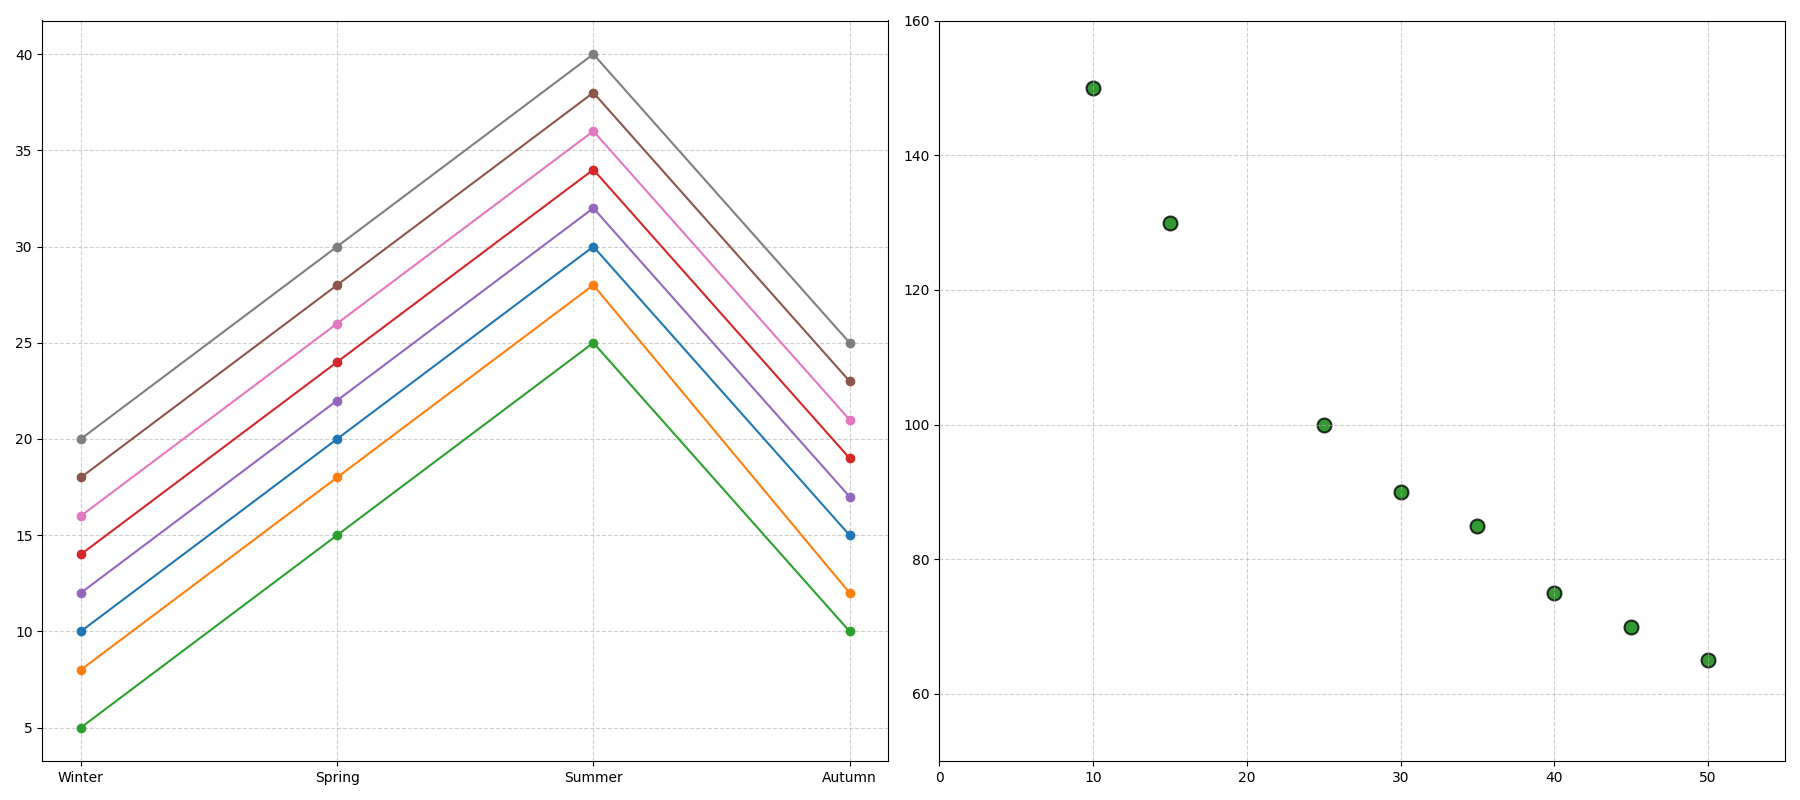

Source code (Python):
import matplotlib.pyplot as plt
import numpy as np

cities = ["City A", "City B", "City C", "City D", "City E", "City F", "City G", "City H"]
tree_coverage = np.array([35, 10, 50, 30, 15, 40, 45, 25])
AQI_levels = np.array([85, 150, 65, 90, 130, 75, 70, 100])

temperature_trends = {
    "City A": [10, 20, 30, 15],
    "City B": [8, 18, 28, 12],
    "City C": [5, 15, 25, 10],
    "City D": [14, 24, 34, 19],
    "City E": [12, 22, 32, 17],
    "City F": [18, 28, 38, 23],
    "City G": [16, 26, 36, 21],
    "City H": [20, 30, 40, 25]
}

fig, (ax2, ax1) = plt.subplots(1, 2, figsize=(18, 8))

for city in cities:
    temperatures = temperature_trends[city]
    quarters = ['Winter', 'Spring', 'Summer', 'Autumn']
    ax2.plot(quarters, temperatures, marker='o')

ax2.grid(True, linestyle='--', alpha=0.6)

scatter = ax1.scatter(tree_coverage, AQI_levels, color='green', s=100, alpha=0.8,
                      edgecolors='black', linewidth=1.5)

ax1.grid(True, linestyle='--', alpha=0.6)
ax1.set_xlim(0, 55)
ax1.set_ylim(50, 160)

plt.tight_layout()

plt.show()
